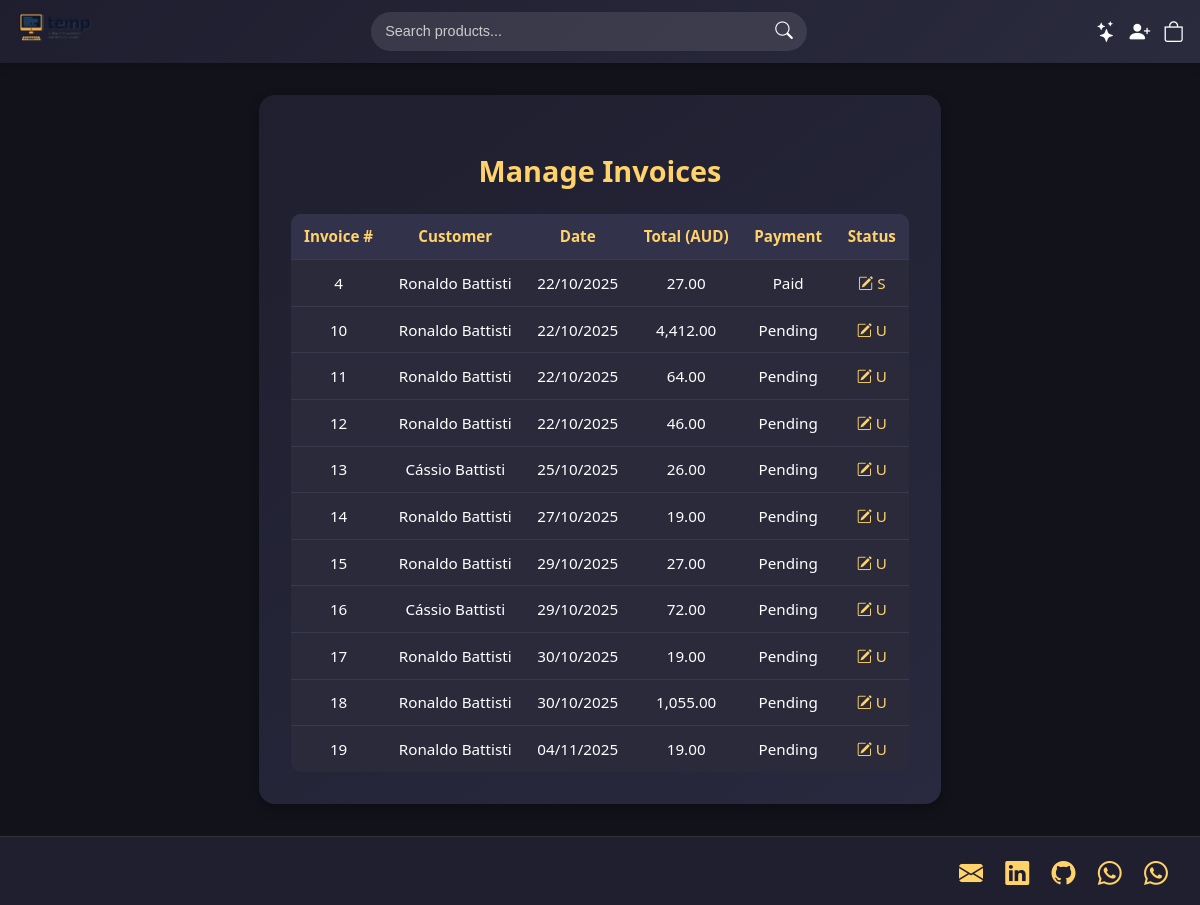
Screenshot of /web/order_manage.php (signed in) with the database file from the repository.
### tables this page shows
CREATE TABLE `lpa_invoices` (
  `lpa_inv_no` int(20) NOT NULL,
  `lpa_inv_date` datetime NOT NULL DEFAULT current_timestamp(),
  `lpa_inv_client_id` int(20) NOT NULL,
  `lpa_inv_amount` decimal(8,2) NOT NULL,
  `lpa_inv_payment_type` varchar(50) NOT NULL,
  `lpa_inv_status` char(1) NOT NULL DEFAULT 'E'
);

CREATE TABLE `lpa_clients` (
  `lpa_client_id` int(20) NOT NULL,
  `lpa_client_firstname` varchar(50) NOT NULL,
  `lpa_client_lastname` varchar(50) NOT NULL,
  `lpa_client_email` varchar(100) NOT NULL,
  `lpa_client_password` varchar(255) NOT NULL,
  `lpa_client_address` varchar(250) NOT NULL,
  `lpa_client_phone` varchar(30) NOT NULL,
  `lpa_client_payment_type` varchar(50) DEFAULT NULL,
  `lpa_client_card_last4` varchar(4) DEFAULT NULL,
  `lpa_client_registered` datetime NOT NULL DEFAULT current_timestamp(),
  `lpa_client_status` char(1) NOT NULL DEFAULT 'a',
  `lpa_client_group` tinyint(1) NOT NULL DEFAULT 0
);

### web/order_manage.php (the view, shortened to what this page needs)
<?php
    include __DIR__ . '/app/database/connection.php';
    $sql = "SELECT i.*, c.lpa_client_firstname, c.lpa_client_lastname
            FROM lpa_invoices i
            JOIN lpa_clients c on i.lpa_inv_client_id = c.lpa_client_id";
    $stmt = $conn->prepare($sql);
    $stmt->execute();
    $result = $stmt->get_result();
    $hasOrder = $result->num_rows > 0;
?>
<!DOCTYPE html>
<html lang="en">
    <head>
        <link rel="stylesheet" href="<?php echo BASE_URL . '/assets/css/styles.css'; ?>">
    </head>
    <body class="body">
    <div><?php include __DIR__ . '/includes/header.php'; ?></div>
    <div class="admin-orders-container">
        <h2>Manage Invoices</h2>
        <?php if ($hasOrder): ?>
        <table class="orders-table">
            <thead>
            <tr>
                <th>Invoice #</th>
                <th>Customer</th>
                <th>Date</th>
                <th>Total (AUD)</th>
                <th>Payment</th>
                <th>Status</th>
            </tr>
            </thead>
            <tbody>
            <?php while ($row = $result->fetch_assoc()):
                $inv_no = $row['lpa_inv_no'];
                $client_name = $row['lpa_client_firstname'] . ' ' . $row['lpa_client_lastname'];
                $inv_date = (new DateTime($row['lpa_inv_date']))->format("d/m/Y");
                $inv_amount = number_format($row['lpa_inv_amount'], 2);
                $inv_payment = $row['lpa_inv_payment_type'];
                $inv_status = $row['lpa_inv_status'];
            ?>
                <tr>
                <td><?= $inv_no ?></td>
                <td><?= htmlspecialchars($client_name) ?></td>
                <td><?= htmlspecialchars($inv_date) ?></td>
                <td><?= htmlspecialchars($inv_amount) ?></td>
                <td><?= htmlspecialchars(ucfirst($inv_payment)) ?></td>
                <td>
                    <a href="#"
                    class="status-link"
                    onclick="show_popup(
                        <?= $inv_no ?>,
                        '<?= htmlspecialchars($client_name, ENT_QUOTES) ?>',
                        '<?= $inv_date ?>',
                        '<?= $inv_amount ?>',
                        '<?= $inv_payment ?>',
                        '<?= $inv_status ?>'
                    )">
                    <i class="bi bi-pencil-square"></i>
                    <?= htmlspecialchars(ucfirst($inv_status)) ?>
                    </a>
                </td>
                </tr>
            <?php endwhile; ?>
            </tbody>
        </table>
        <?php else: ?>
        <p class="no-orders">No invoices found.</p>
        <?php endif; ?>
    </div>
    </body>
</html>

### web/assets/css/styles.css (style rules this page uses)
html, body { margin: 0; padding: 0; overflow-x: hidden; }
body.body { background-color: #12121b; color: #e0e0e0; font-family: "Poppins", "Segoe UI", sans-serif; margin: 0; min-height: 100vh; display: flex; flex-direction: column; }
body { display: flex; flex-direction: column; min-height: 100vh; }
footer { background-color: #1e1e2f; color: #aaa; text-align: center; padding: 1rem 0; font-size: 0.85rem; margin-top: auto; }
footer a { color: #ffd369; text-decoration: none; }
.orders-table { width: 100%; border-collapse: collapse; background-color: #2a2a3b; border-radius: 10px; overflow: hidden; }
.orders-table thead { background: #32324a; }
.orders-table th, .orders-table td { padding: 0.9rem 1rem; text-align: center; border-bottom: 1px solid #3a3a4f; font-size: 0.95rem; }
.orders-table th { color: #ffd369; font-weight: 600; }
.orders-table tr:last-child td { border-bottom: none; }
.admin-orders-container { background: linear-gradient(145deg, #1f1f2f, #29293f); border-radius: 16px; padding: 2rem; margin: 2rem auto; max-width: 1000px; box-shadow: 0 4px 12px rgba(0, 0, 0, 0.3); color: #fff; }
.admin-orders-container h2 { text-align: center; font-size: 1.8rem; color: #ffd369; margin-bottom: 1.5rem; }
.orders-table { width: 100%; border-collapse: collapse; background: #2a2a3b; border-radius: 10px; overflow: hidden; }
.orders-table th, .orders-table td { text-align: center; padding: 0.8rem; border-bottom: 1px solid #3a3a4f; }
.orders-table th { background: #32324a; color: #ffd369; font-weight: 600; }
.status-link { color: #ffd369; text-decoration: none; transition: color 0.2s ease; }
.site-footer { position: static; background: #1f1f2f; padding: 1rem 2rem; color: #ccc; border-top: 1px solid #333; margin-top: 2rem; flex-shrink: 0; margin-top: auto; }
.footer-container { display: flex; justify-content: flex-end; align-items: center; }
.footer-right a { color: #ffd369; font-size: 1.5rem; margin-left: 1rem; transition: color 0.25s ease, transform 0.2s ease; }
.footer-right i { vertical-align: middle; }

### rows the page displays
lpa_invoices: lpa_inv_no "4", lpa_inv_client.lpa_client_lastname "Ronaldo Battisti", lpa_inv_date "22/10/2025", lpa_inv_amount "27.00", lpa_inv_payment_type "Paid", lpa_inv_status "S"
lpa_invoices: lpa_inv_no "10", lpa_inv_client.lpa_client_lastname "Ronaldo Battisti", lpa_inv_date "22/10/2025", lpa_inv_amount "4,412.00", lpa_inv_payment_type "Pending", lpa_inv_status "U"
lpa_invoices: lpa_inv_no "11", lpa_inv_client.lpa_client_lastname "Ronaldo Battisti", lpa_inv_date "22/10/2025", lpa_inv_amount "64.00", lpa_inv_payment_type "Pending", lpa_inv_status "U"
lpa_invoices: lpa_inv_no "12", lpa_inv_client.lpa_client_lastname "Ronaldo Battisti", lpa_inv_date "22/10/2025", lpa_inv_amount "46.00", lpa_inv_payment_type "Pending", lpa_inv_status "U"
lpa_invoices: lpa_inv_no "13", lpa_inv_client.lpa_client_lastname "Cássio Battisti", lpa_inv_date "25/10/2025", lpa_inv_amount "26.00", lpa_inv_payment_type "Pending", lpa_inv_status "U"
lpa_invoices: lpa_inv_no "14", lpa_inv_client.lpa_client_lastname "Ronaldo Battisti", lpa_inv_date "27/10/2025", lpa_inv_amount "19.00", lpa_inv_payment_type "Pending", lpa_inv_status "U"
lpa_invoices: lpa_inv_no "15", lpa_inv_client.lpa_client_lastname "Ronaldo Battisti", lpa_inv_date "29/10/2025", lpa_inv_amount "27.00", lpa_inv_payment_type "Pending", lpa_inv_status "U"
lpa_invoices: lpa_inv_no "16", lpa_inv_client.lpa_client_lastname "Cássio Battisti", lpa_inv_date "29/10/2025", lpa_inv_amount "72.00", lpa_inv_payment_type "Pending", lpa_inv_status "U"
lpa_invoices: lpa_inv_no "17", lpa_inv_client.lpa_client_lastname "Ronaldo Battisti", lpa_inv_date "30/10/2025", lpa_inv_amount "19.00", lpa_inv_payment_type "Pending", lpa_inv_status "U"
lpa_invoices: lpa_inv_no "18", lpa_inv_client.lpa_client_lastname "Ronaldo Battisti", lpa_inv_date "30/10/2025", lpa_inv_amount "1,055.00", lpa_inv_payment_type "Pending", lpa_inv_status "U"
lpa_invoices: lpa_inv_no "19", lpa_inv_client.lpa_client_lastname "Ronaldo Battisti", lpa_inv_date "04/11/2025", lpa_inv_amount "19.00", lpa_inv_payment_type "Pending", lpa_inv_status "U"
